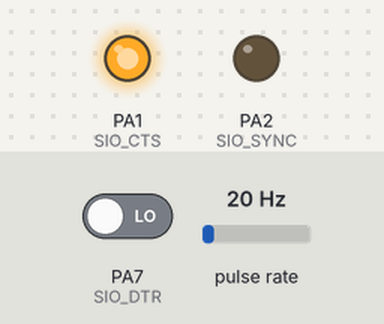
The program below on a simulated ATtiny84, built with avr-gcc and emulated at 8 MHz. On the bench: output pins drawn as LEDs (lit = HIGH). Wiring (inferred from the names in the program): pulse sensor: data PA3. The inputs (shaded band) are chosen by the test bench; at power-on: PA7 (SIO_DTR) LOW, pulse rate 20 Hz. Pins used as bus, display or sensor lines are not drawn.

Above: at 1.2 s.
1.3 s: PA7 (SIO_DTR) driven HIGH
At 1.8 s:
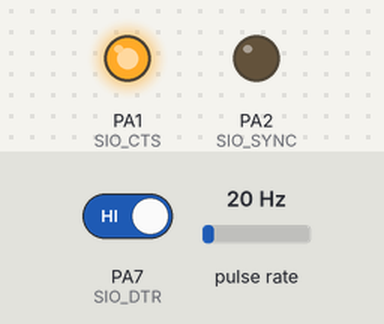
2.8 s: PA7 (SIO_DTR) driven LOW
At 3.3 s:
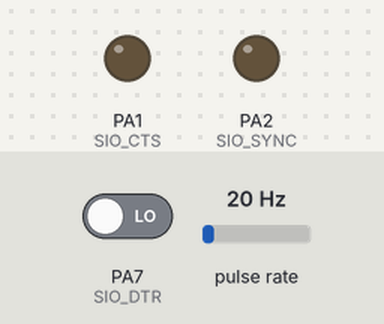
Timing chart, 0 to 5.8 s (numbered marks = the images above; inputs shaded):
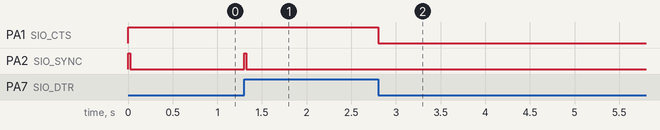

Measured:
- after the input at 1.3 s, PA2 (SIO_SYNC): LOW → HIGH at once, → LOW 0.02 s later
- after the input at 2.8 s, PA1 (SIO_CTS): HIGH → LOW at once

The program:

main.c
```c
/*
 * ATTINY84A_SIO_SPI.c
 *
 * Created: 04/06/2024 17:10:37
 * Author : Arduino
 */

#define F_CPU 8000000UL		// 8MHz system clock

#include <avr/io.h>
#include <util/delay.h>

#define SPI_CLK		PORTA0	// OUT : CLOCK to the SPI peripheral(s)
#define SIO_CTS		PORTA1	// OUT : CTS signal to Z80 SIO CTS
#define SIO_SYNC	PORTA2	// OUT : SYNC signal to the Z80 SIO
#define TX_REQ		PINA3	// IN  : Tx byte request pulse (RTS) (TIMER/COUNTER #0 clock source)
// Save PA4 as it's TIMER/COUNTER #1 clock source
#define SIO_CLK		PORTA5	// OUT : CLOCK to the Z80 SIO
// Save PA6 as it's TIMER/COUNTER #1 Compare/Match A output
#define SIO_DTR		PINA7	// IN  : SPI Message Transfer signal from Z80 SIO DTR

#define SIO_DTR_HIGH	(1<<SIO_DTR)
#define SIO_DTR_LOW		0x00

void preTransmission( void );
void postTransmission( void );
void sio8Clocks( void );

const uint16_t spiClockPulseWidth = 50;

uint8_t  prevDTRState = 0;
uint8_t  currDTRState = 0;
uint16_t prevTxCounter = 0;

int main(void)
{
	// SPI Clock + SIO Clock + SIO Sync + SIO CTS are outputs
	DDRA = (1<<SIO_CLK) | (1<<SPI_CLK) | (1<<SIO_SYNC) | (1<<SIO_CTS);

	// SIO_SYNC & SIO_CTS start out HIGH
	PORTA = (1<<SIO_SYNC) | (1<<SIO_CTS);

	// configure Timer/Counter #0 as an up-counter counting falling edge of pulses on the T0 pin
	TIMSK0 = 0;		// no interrupts from Timer/Counter #0
	TCCR0A = 0;     // normal operation
	TCCR0B = 0x06;  // clock on falling edge of pulse on T0 pin
	TCNT0  = 0;     // reset the pulse counter

	prevDTRState = PINA & (1<<SIO_DTR);
	currDTRState = prevDTRState;

    // FOREVER loop
    while (1)
    {
		// read the state of the SPI transfer request control signal from the SIO
		currDTRState = PINA & (1<<SIO_DTR);

		// have we detected the beginning or end of a transmission?
		if (( prevDTRState == SIO_DTR_HIGH ) && ( currDTRState == SIO_DTR_LOW )) {
			// transfer request signal has just gone LOW - i.e. start of a message
			prevDTRState = currDTRState;
			preTransmission();
		}
		else if ( TCNT0 !=  prevTxCounter ) {
			// generate 8 clock pulses for the SIO & SPI device
			sio8Clocks();
			prevTxCounter++;
		}
		else if (( prevDTRState == SIO_DTR_LOW ) && ( currDTRState == SIO_DTR_HIGH )) {
			// transfer request signal has just gone HIGH - i.e. end of a message
			postTransmission();
			prevDTRState = currDTRState;
		}
	}
}

// ========================================================================
// Called when SPI Message Transfer signal (DTR) goes LOW
// Sends out 2 complete clock cycles to the SIO, then sets CTS low.
// Assumes the SIO_CLK pin is LOW on entry.
// Assumes the SIO_CTS pin is HIGH on entry.
// ========================================================================
void preTransmission( void ) {

	PINA = (1<<SIO_CLK);	// toggle HIGH
	_delay_us( spiClockPulseWidth );
	PINA = (1<<SIO_CLK);	// toggle LOW
	_delay_us( spiClockPulseWidth );
	PINA = (1<<SIO_CLK);	// toggle HIGH
	_delay_us( spiClockPulseWidth );
	PINA = (1<<SIO_CLK);	// toggle LOW
	_delay_us( spiClockPulseWidth );

	PINA = (1<<SIO_CTS);	// toggle LOW
}

// ========================================================================
// Called when SPI Message Transfer signal (DTR) goes HIGH
// Generates additional clock pulses for the SIO to cause the SIO
// Rx hardware to release the final bytes.
// ========================================================================
void postTransmission( void ) {
	for (uint8_t i=0; i<16; i++) {
		PINA = (1<<SIO_CLK);	// toggle HIGH
		_delay_us( spiClockPulseWidth );
		PINA = (1<<SIO_CLK);	// toggle LOW
		_delay_us( spiClockPulseWidth );
	}

	// set SIO_SYNC HIGH & SIO_CTS HIGH
	PORTA = PORTA | (1<<SIO_SYNC) | (1<<SIO_CTS);

	// reset the Tx count back to zero
	prevTxCounter = 0;
	TCNT0  = 0;     // reset the pulse counter
}

// ========================================================================
// Generates 8 clock pulses to clock out a byte from the SIO
// and 8 clock pulses for the SPI peripheral.
// Assumes the SIO_CLK & SPI_CLK pins are LOW on entry.
// ========================================================================
void sio8Clocks() {


	for ( uint8_t p=0; p<8; p++) {
		// toggle SIO_SYNC HIGH & SIO_CTS HIGH
		PINA = (1<<SIO_CLK) | (1<<SPI_CLK);
		_delay_us( spiClockPulseWidth/2 );

		// set SIO_SYNC LOW
		PORTA = PORTA & ~(1<<SIO_SYNC );
		_delay_us( spiClockPulseWidth/2 );

		// toggle SIO_SYNC HIGH & SIO_CTS LOW
		PINA = (1<<SIO_CLK) | (1<<SPI_CLK);
		_delay_us( spiClockPulseWidth );
	}
}
```
